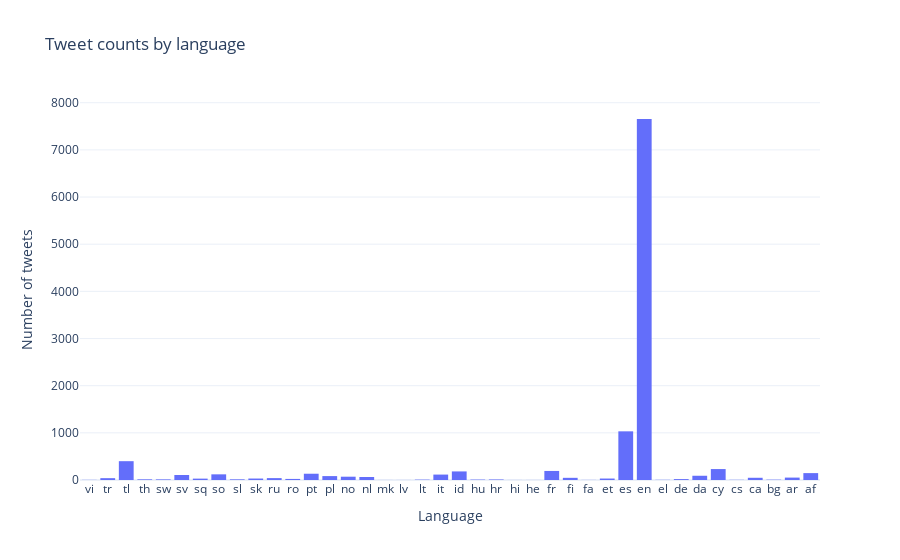

Write notebook code for a chart like this one.
### Code cell
#Display how many languages are in dataset
fig = px.histogram(data, x='language', template='plotly_white', title='Tweet counts by language',
                  nbins=6)
fig.update_xaxes(categoryorder='category descending', title='Language').update_yaxes(title='Number of tweets')
fig.show()

### Figure 1 — Plotly figure (JSON) as saved in the notebook; plotly's stock layout.template omitted (floating-point values rounded to 4 significant figures; data arrays with more than 128 entries replaced by an {"elided": "..."} marker saying what was removed)
{"data": [{"alignmentgroup": "True", "bingroup": "x", "hovertemplate": "language=%{x}<br>count=%{y}<extra></extra>", "legendgroup": "", "marker": {"color": "#636efa"}, "name": "", "nbinsx": 6, "offsetgroup": "", "orientation": "v", "showlegend": false, "type": "histogram", "x": {"elided": "11068 str values"}, "xaxis": "x", "yaxis": "y"}], "layout": {"barmode": "relative", "legend": {"tracegroupgap": 0}, "title": {"text": "Tweet counts by language"}, "xaxis": {"anchor": "y", "categoryorder": "category descending", "domain": [0, 1], "title": {"text": "Language"}}, "yaxis": {"anchor": "x", "domain": [0, 1], "title": {"text": "Number of tweets"}}}}
